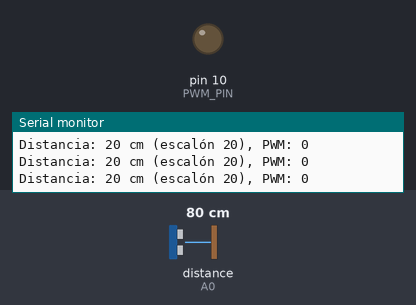
A sketch run on a simulated Arduino Uno, built with avr-gcc and run on an emulated ATmega328P. Shown: output pins drawn as LEDs (lit = HIGH), the last lines printed to the serial monitor. Wiring (inferred from the names in the program): ultrasonic range finder: trigger pin 2; echo A0. The inputs (shaded band) are chosen by the test bench; at power-on: distance to the obstacle (sensor on A0) 80 cm. The echo pulse lasts 58.3 µs per cm; pins used as bus, display or sensor lines are not drawn.

Above: at 1.2 s.
1.3 s: distance to the obstacle (sensor on A0) set to 4 cm
At 2.1 s:
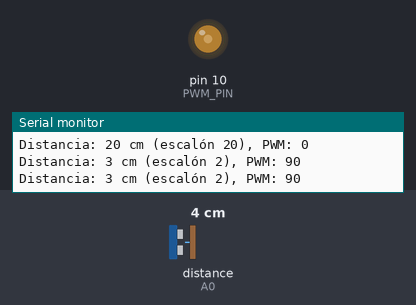
3.0 s: distance to the obstacle (sensor on A0) set to 9 cm
At 4.1 s:
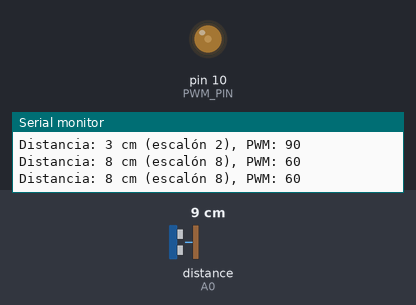
Timing chart, 0 to 6.0 s (numbered marks = the images above; inputs shaded):
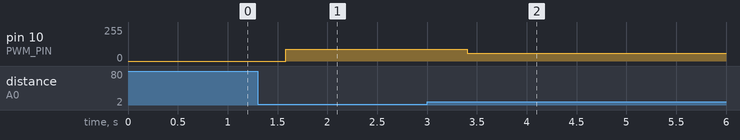

The sketch:

codig_venti_final.ino
```cpp
#define TRIG 2
#define ECHO A0
#define PWM_PIN 10

int ultimaDistancia = 20; // arranca frenado

void setup() {
  Serial.begin(9600);
  pinMode(TRIG, OUTPUT);
  pinMode(ECHO, INPUT);
  pinMode(PWM_PIN, OUTPUT);
  digitalWrite(TRIG, LOW);
}

void loop() {
  int distancia = promedioDistancia();

  // si la lectura es inválida (0 o muy chica), usar última válida
  if (distancia <= 1 || distancia > 300) {
    distancia = ultimaDistancia;
  } else {
    ultimaDistancia = distancia; // actualizar
  }

  // Limitar a 0–20 cm
  distancia = constrain(distancia, 0, 20);

  //múltiplos de 2 para que lea cada 2cm
  int escalon = (distancia / 2) * 2;

  // Reducir velocidad máxima a 150
  int pwmValor = map(escalon, 0, 20, 100, 0);

  analogWrite(PWM_PIN, pwmValor);

  Serial.print("Distancia: ");
  Serial.print(distancia);
  Serial.print(" cm (escalón ");
  Serial.print(escalon);
  Serial.print("), PWM: ");
  Serial.println(pwmValor);

  delay(300);
}

int sensorDistancia(int trigPin, int echoPin) {
  long duracion;
  int distancia;

  digitalWrite(trigPin, LOW);
  delayMicroseconds(2);
  digitalWrite(trigPin, HIGH);
  delayMicroseconds(10);
  digitalWrite(trigPin, LOW);

  duracion = pulseIn(echoPin, HIGH, 30000); // lee cuanto tarda en volver el eco que mandó el trig, osea el tiempo que el ECHO estuvo en HIGH. el pulseIn mide ese tiempo en microsegundos

  if (duracion == 0) return 0;

  distancia = duracion * 0.034 / 2; //lo pasa a cm
  return distancia;
}

int promedioDistancia() {
  int suma = 0;
  int lecturasValidas = 0;
//esto es porque si la mano está muy cerca no detecta nada
  for (int i = 0; i < 5; i++) { //toma 5 lecturas
    int lectura = sensorDistancia(TRIG, ECHO);

    if (lectura > 1 && lectura <= 300) { //si la lectura es entre 1 y 300
      suma += lectura;
      lecturasValidas++; //se incrementa la suma y las lectura validas
    }

    delay(30);
  }

  if (lecturasValidas == 0) return 0;
  return suma / lecturasValidas; //hace el promedio
}
```

Measured:
- after the input at 1.3 s, pin 10 (PWM_PIN): 0/255 → 90/255 after 0.28 s
- after the input at 3.0 s, pin 10 (PWM_PIN): 90/255 → 60/255 after 0.40 s
